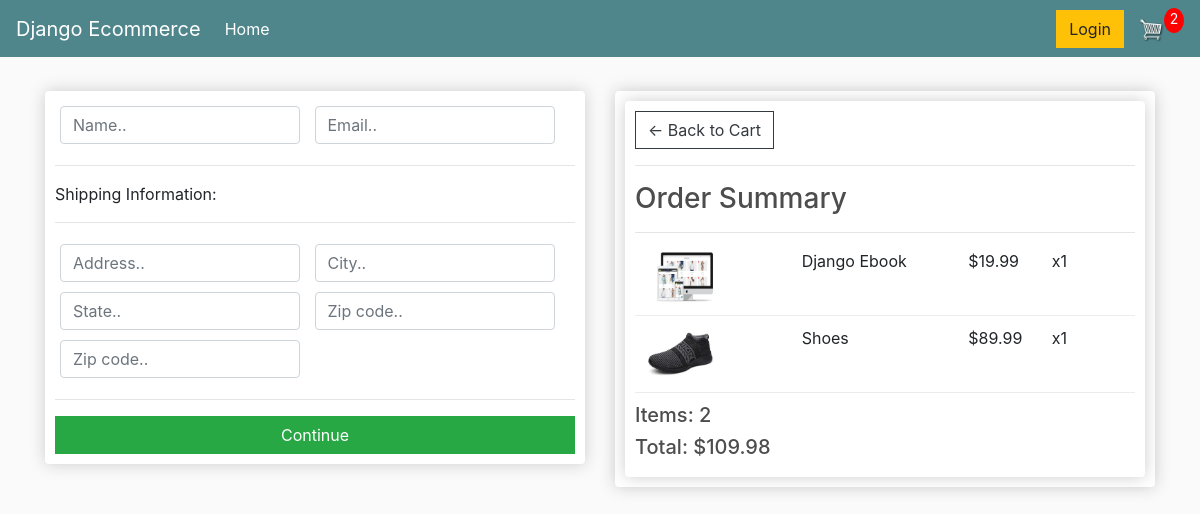
Screenshot of /checkout/ (signed in) with the database file from the repository.
### store/models.py (models this page shows, shortened)
class OrderItem(models.Model):
    product = models.ForeignKey(Product, on_delete=models.SET_NULL, null=True)
    order = models.ForeignKey(Order, on_delete=models.SET_NULL, null=True)
    quantity = models.IntegerField(default=0, null=True, blank=True)
    date_added = models.DateTimeField(auto_now_add=True)
    @property
    def get_total(self):
        total = self.product.price * self.quantity
        return total

class Product(models.Model):
    name = models.CharField(max_length=200)
    price = models.FloatField()
    digital = models.BooleanField(default=False, null=True, blank=True)
    image = models.ImageField(null=True, blank=True)
    @property
    def imageURL(self):
        try:
            url = self.image.url
        except:
            url = ''
        return url

class Order(models.Model):
    customer = models.ForeignKey(Customer, on_delete=models.SET_NULL, null=True, blank=True)
    date_ordered = models.DateTimeField(auto_now_add=True)
    complete = models.BooleanField(default=False)
    transaction_id = models.CharField(max_length=100, null=True)
    @property
    def shipping(self):
        shipping = False
        orderitems = self.orderitem_set.all()
        for i in orderitems:
            if i.product.digital == False:
                shipping = True
        return shipping
    @property
    def get_cart_total(self):
        orderitems = self.orderitem_set.all()
        total = sum([item.get_total for item in orderitems])
        return total
    @property
    def get_cart_items(self):
        orderitems = self.orderitem_set.all()
        total = sum([item.quantity for item in orderitems])
        return total

### store/views.py (the view)
# urls.py: path('checkout/', views.checkout, name="checkout"),
def checkout(request):
    if request.user.is_authenticated:
        customer = request.user.customer
        order, created = Order.objects.get_or_create(customer=customer, complete=False)
        items = order.orderitem_set.all()
        cartItems = order.get_cart_items
    else:
        items = []
        order = {'get_cart_total': 0, 'get_cart_items':0, 'shipping': False}
        cartItems = order['get_cart_items']
    context = {'items':items, 'order':order, 'cartItems': cartItems}
    return render(request, 'store/checkout.html', context)

### store/templates/store/checkout.html (shortened to what this page needs)
{% extends 'store/main.html' %}
{% load static %}
{% block content %}
    <div class="row">
        <div class="col-lg-6">
            <div class="box-element" id="form-wrapper">
                <form id="form">
					<div id="user-info">
						<div class="form-field">
							<input required class="form-control" type="text" name="name" placeholder="Name..">
						</div>
						<div class="form-field">
							<input required class="form-control" type="email" name="email" placeholder="Email..">
						</div>
					</div>
					<div id="shipping-info">
						<hr>
						<p>Shipping Information:</p>
						<hr>
						<div class="form-field">
							<input class="form-control" type="text" name="address" placeholder="Address..">
						</div>
						<div class="form-field">
							<input class="form-control" type="text" name="city" placeholder="City..">
						</div>
						<div class="form-field">
							<input class="form-control" type="text" name="state" placeholder="State..">
						</div>
						<div class="form-field">
							<input class="form-control" type="text" name="zipcode" placeholder="Zip code..">
						</div>
						<div class="form-field">
							<input class="form-control" type="text" name="country" placeholder="Zip code..">
						</div>
					</div>
					<hr>
					<input id="form-button" class="btn btn-success btn-block" type="submit" value="Continue">
				</form>
            </div>
			<br>
        </div>
        <div class="col-lg-6">
            <div class="box-element">
                <div class="box-element">
                    <a  class="btn btn-outline-dark" href="{% url 'cart' %}">&#x2190; Back to Cart</a>
                    <hr>
                    <h3>Order Summary</h3>
					<hr>
					{% for item in items %}
						<div class="cart-row">
							<div style="flex:2"><img class="row-image" src="{{ item.product.imageURL }}"></div>
							<div style="flex:2"><p>{{ item.product.name }}</p></div>
							<div style="flex:1"><p>${{ item.product.price|floatformat:2 }}</p></div>
							<div style="flex:1"><p>x{{ item.quantity }}</p></div>
						</div>
					{% endfor %}
                    <h5>Items: {{ order.get_cart_items }}</h5>
                    <h5>Total: ${{ order.get_cart_total|floatformat:2 }}</h5>
                </div>
            </div>
        </div>
	</div>
{% endblock content %}

### static/css/main.css (style rules this page uses)
body { background-color: hsl(0, 0%, 98%); }
h1,h2,h3,h4,h5,h6 { color:hsl(0, 0%, 30%); }
.box-element { box-shadow:hsl(0, 0%, 80%) 0 0 16px; background-color: #fff; border-radius: 4px; padding: 10px; }
.col-lg-4, .col-lg-6, .col-lg-8, .col-lg-12 { margin-top: 10px; }
.btn { border-radius: 0; }
.row-image { width: 100px; }
.form-field { width:250px; display: inline-block; padding: 5px; }
.cart-row { display: flex; align-items: flex-stretch; padding-bottom: 10px; margin-bottom: 10px; border-bottom: 1px solid #ececec; }

### rows the page displays
OrderItem: product.imageURL (picture), product.name "Django Ebook", product.price "19.99", quantity "1"
OrderItem: product.imageURL (picture), product.name "Shoes", product.price "89.99", quantity "1"
Order: get_cart_items "2", get_cart_total "109.98"

### other values shown
{{ cartItems }} "2"
